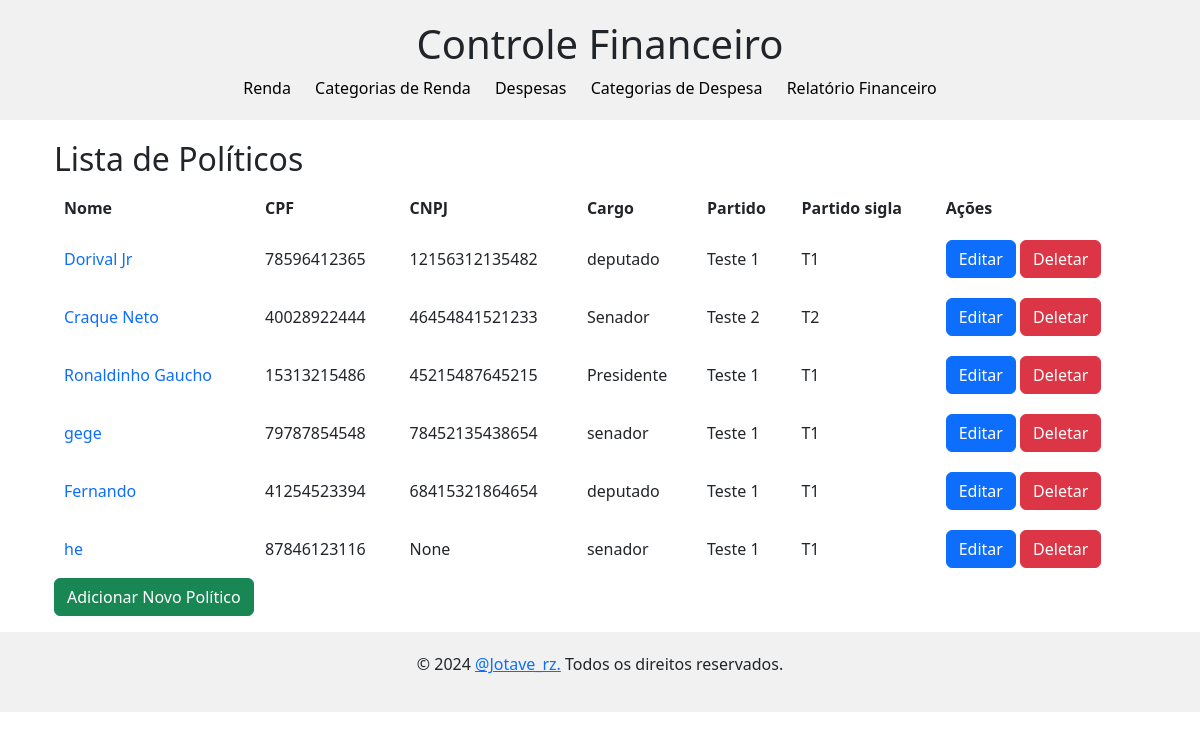
Before: /politico/ with the older database file.
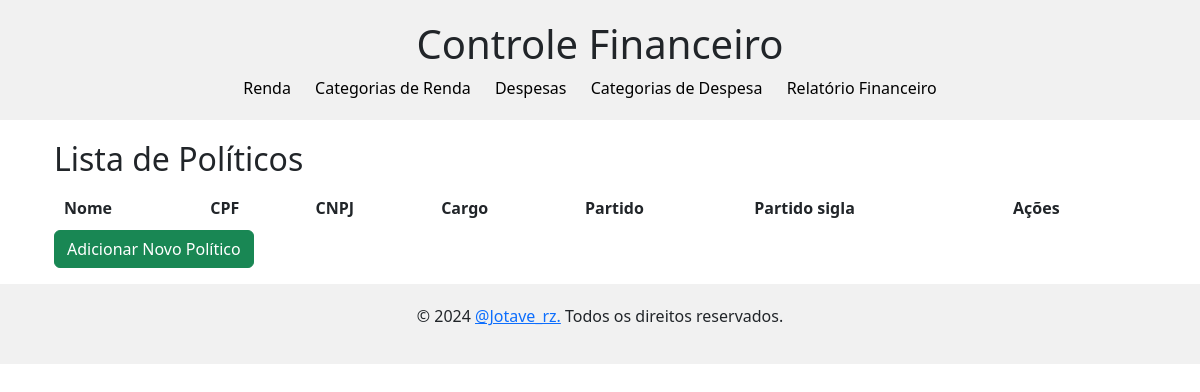
After: the same page with the newer database file.
### politico/models.py (models this page shows, shortened)
class Politico(models.Model):
    nome = models.CharField(max_length=100)
    cpf = models.CharField(max_length=11, unique=True)
    cnpj = models.CharField(max_length=14, blank=True, null=True)
    partido = models.ForeignKey('partido.Partido', on_delete=models.CASCADE)
    cargo = models.CharField(max_length=100, blank=True, null=True)
    email = models.EmailField(blank=True, null=True)
    telefone = models.CharField(max_length=20, blank=True, null=True)
    data_nascimento = models.DateField(blank=True, null=True)

### partido/models.py (models this page shows, shortened)
class Partido(models.Model):
    nome = models.CharField(max_length=100)
    sigla = models.CharField(max_length=10)

### politico/views.py (the view)
# urls.py: path('', views.PoliticoListView.as_view(), name='politico-list'),
class PoliticoListView(ListView):
    model = Politico
    template_name = 'politico_list.html'
    context_object_name = 'politico'
    def get_queryset(self):
        return Politico.objects.all()

### politico/templates/politico_list.html
{% extends 'base.html' %}
{% block body %}
<div class="container">
  <div class="row">
    <div class="col-12">
      <h2>Lista de Políticos</h2>
    </div>
  </div>
  <div class="col-12 col-md-12 col-xl-12">
    <table>
      <thead>
        <tr>
          <th>Nome</th>
          <th>CPF</th>
          <th>CNPJ</th>
          <th>Cargo</th>
          <th>Partido</th>
          <th>Partido sigla</th>
          <th>Ações</th>
        </tr>
      </thead>
      <tbody>
        {% for politico in object_list %}
        <tr>
            <td>
                <a href="{% url 'politico_detalhe' politico.pk %}" style="text-decoration: none;">{{ politico.nome }}</a>
            </td>
            <td>{{ politico.cpf }}</td>
            <td>{{ politico.cnpj }}</td>
            <td>{{ politico.cargo }}</td>
            <td>{{ politico.partido.nome }}</td>
            <td>{{ politico.partido.sigla }}</td>
            <td>
                <button type="button" class="btn btn-primary">
                    <a href="{% url 'politico-update' politico.pk %}" style="text-decoration: none; color: white;" class="btn-link">Editar</a>
                </button>
                <button type="button" class="btn btn-danger">
                    <a href="{% url 'politico-delete' politico.pk %}" style="text-decoration: none; color: white;" class="btn-link">Deletar</a>
                </button>
            </td>
        </tr>
        {% endfor %}
      </tbody>
    </table>
  </div>
  <button type="button" class="btn btn-success">
    <a href="{% url 'politico-create' %}" style="text-decoration: none; color: white;">Adicionar Novo Político</a>
  </button>
</div>
{% endblock %}

### financeiro/templates/base.html (shortened to what this page needs)
{% load static %}
<!DOCTYPE html>
<html lang="pt-BR">
<head>
    <link rel="stylesheet" href="{% static 'css/style.css' %}">
    <link href="https://cdn.jsdelivr.net/npm/bootstrap@5.3.3/dist/css/bootstrap.min.css" rel="stylesheet">
</head>
<body>
    <header>
        <div class="container">
            <h1>Controle Financeiro</h1>
            <nav>
                <ul>
                    <li><a href="{% url 'renda-list' %}">Renda</a></li>
                    <li><a href="{% url 'categoria-renda-list' %}">Categorias de Renda</a></li>
                    <li><a href="{% url 'despesa-list' %}">Despesas</a></li>
                    <li><a href="{% url 'categoria-despesa-list' %}">Categorias de Despesa</a></li>
                    <li><a href="{% url 'relatorio-financeiro' %}">Relatório Financeiro</a></li>
                </ul>
            </nav>
        </div>
    </header>
    <main class="container">
        {% block body %}
        {% endblock%}
    </main>
    <footer style="margin-top: 1rem;">
        <div class="container">
            <p>&copy; 2024 <a href="https://www.instagram.com/jotave_rz/">@Jotave_rz.</a> Todos os direitos reservados.</p>
        </div>
    </footer>
</body>
</html>

### financeiro/templates/base.html (style rules this page uses)
body { font-family: Arial, sans-serif; }
header, footer { background-color: #f1f1f1; padding: 20px; }
header, footer .container { text-align: center; }
nav ul { list-style-type: none; margin: 0; padding: 0; }
nav ul li { display: inline-block; margin-right: 20px; }
nav ul li a { text-decoration: none; color: black; }
main { margin-top: 20px; }
table { width: 100%; border-collapse: collapse; }
th, td { padding: 10px; text-align: left; border-bottom: 1px solid #ddd; }

Changed rows visible on the page:
removed Politico: nome "Dorival Jr", cpf "78596412365", cnpj "12156312135482", cargo "deputado", partido.nome "Teste 1", partido.sigla "T1"
removed Politico: nome "Craque Neto", cpf "40028922444", cnpj "46454841521233", cargo "Senador", partido.nome "Teste 2", partido.sigla "T2"
removed Politico: nome "Ronaldinho Gaucho", cpf "15313215486", cnpj "45215487645215", cargo "Presidente", partido.nome "Teste 1", partido.sigla "T1"
removed Politico: nome "gege", cpf "79787854548", cnpj "78452135438654", cargo "senador", partido.nome "Teste 1", partido.sigla "T1"
removed Politico: nome "Fernando", cpf "41254523394", cnpj "68415321864654", cargo "deputado", partido.nome "Teste 1", partido.sigla "T1"
removed Politico: nome "he", cpf "87846123116", cnpj "None", cargo "senador", partido.nome "Teste 1", partido.sigla "T1"
